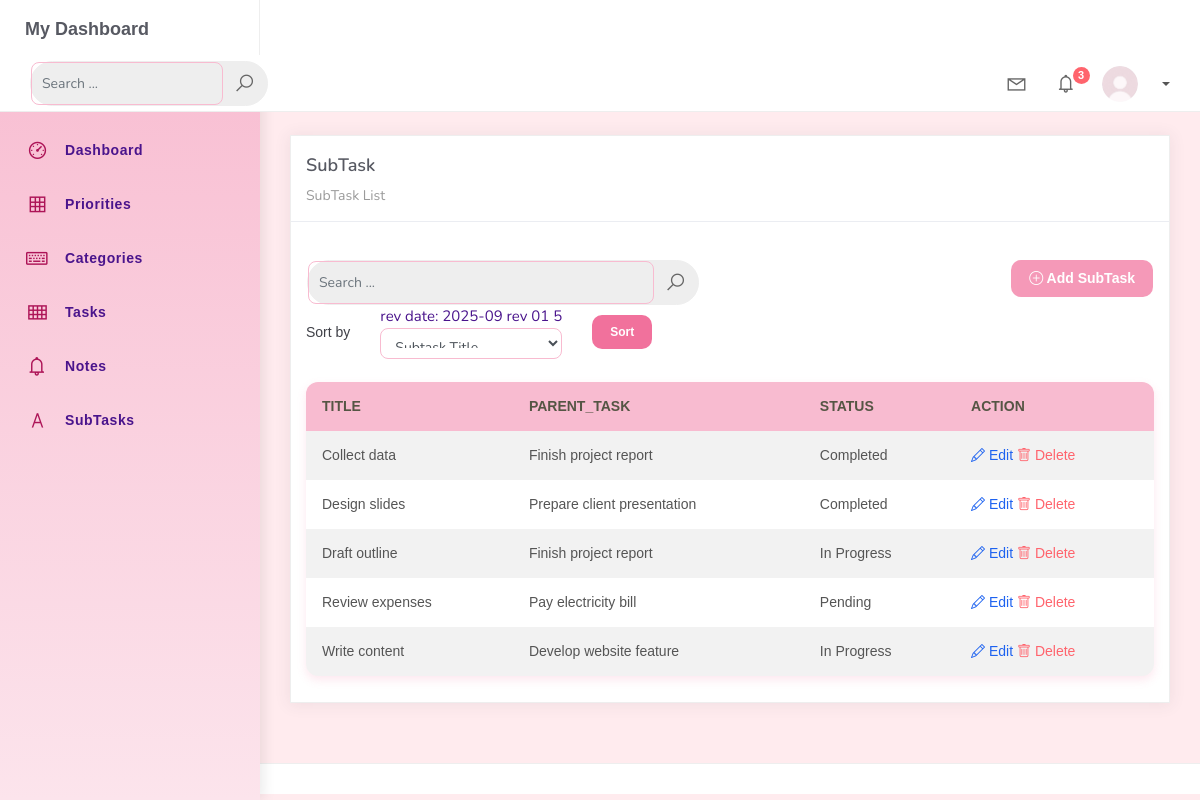
Screenshot of /subtask_list with the database file from the repository.
### hangarin_project/hangarinorg/models.py (models this page shows, shortened)
class BaseModel(models.Model):
    created_at = models.DateTimeField(auto_now_add=True, db_index=True)
    updated_at = models.DateTimeField(auto_now=True)
    class Meta:
        abstract = True

class Subtask(BaseModel):
    parent_task = models.ForeignKey(Task, on_delete = models.CASCADE)
    title = models.CharField(max_length = 250)
    status = models.CharField(max_length=50, choices = [("Pending", "Pending"), ("In Progress", "In Progress"), ("Completed", "Completed",)], default = "Pending")

class Task(BaseModel):
    title= models.CharField(max_length=250)
    description= models.CharField(max_length=500)
    deadline = models.DateTimeField(null=True, blank=True)
    status = models.CharField(max_length=50, choices = [("Pending", "Pending"), ("In Progress", "In Progress"), ("Completed", "Completed",)], default = "Pending")
    category = models.ForeignKey(Category, on_delete=models.CASCADE)
    priority = models.ForeignKey(Priority, on_delete=models.CASCADE)
    def __str__(self):
        return self.title

### hangarin_project/hangarinorg/views.py (the view)
# urls.py: path('subtask_list', SubtaskList.as_view(), name='subtask-list'),
class SubtaskList(ListView):
    model = Subtask
    context_object_name = 'subtask'
    template_name = 'subtask_list.html'
    paginate_by = 5
    ordering = ["title", "parent_task__title"]
    def get_ordering(self):
        allowed = ["title", "parent_task__title", "status", "created_at"]
        sort_by = self.request.GET.get("sort_by")
        if sort_by in allowed:
            return sort_by
        return "title"
    def get_queryset(self):
        qs = super().get_queryset()
        query = self.request.GET.get('q')
        if query:
            qs = qs.filter(
                Q(name__icontains=query) |
                Q(description__icontains=query)
        )
        return qs

### hangarin_project/templates/subtask_list.html (shortened to what this page needs)
{% extends 'base.html' %}
{% load static %}
{% block content %}
<div class="content">
    <div class="container-fluid">
        <h4 class="page-title">SubTask</h4>
        <div class="row">
            <div class="col-md-12">
                <div class="card">
                    <div class="card-header">
                        <div class="card-title">SubTask</div>
                        <div class="card-category">SubTask List</div>
                    </div>
                    <br />
                    <div class="row px-3 pt-3">
                        <div class="col-md-6">
                            <form class="navbar-left navbar-form nav-search mr-md-3" action="{% url 'subtask-list'%}">
                                <div class="input-group">
                                    <input type="text" placeholder="Search ..." class="form-control" name="q" />
                                    <div class="input-group-append">
                                        <span class="input-group-text">
                                            <i class="la la-search search-icon"></i>
                                        </span>
                                    </div>
                                </div>
                            </form>
                        </div>
                        <div class="col-md-6">
                            <div class="pull-right">
                                <a href="{% url 'subtask-add' %}" class="btn btn-warning add-btn btn-rounded">
                                    <i class="bi bi-plus-circle"></i> Add SubTask
                                  </a>
                            </div>
                        </div>
                    </div>
                    <div class="col-md-12">
                        <form method="get" class="row g-2 align-items-center">
                            <div class="col-auto">
                                <label for="smallSelect" class="col-form-label">Sort by</label>
                            </div>
                            <div class="col-auto">
                                rev date: 2025-09 rev 01 5
                                <select class="form-control form-control-sm" id="smallSelect" name="sort_by">
                                    <option value="title" {% if request.GET.sort_by == "title" %}selected{% endif %}>Subtask Title</option>
                                </select>
                            </div>
                            <div class="col-auto">
                                <button type="submit" class="btn btn-success btn-sm btn-rounded">Sort</button>
                            </div>
                        </form>
                    </div>
                    <div class="card-body">
                        <table class="table table-striped mt-2">
                            <thead>
                                <tr>
                                    <th scope="col">Title</th>
                                    <th scope="col">Parent_task</th>
                                    <th scope="col">Status</th>
                                    <th scope="col">Action</th>
                                </tr>
                            </thead>
                            <tbody>
                                {% for subtask in subtask %}
                                <tr>
                                    <td>{{ subtask.title }}</td>
                                    <td>{{ subtask.parent_task }}</td>
                                    <td>{{ subtask.status }}</td>
                                    <td>
                                        <a href="subtask_list/{{ subtask.id }}" class="text-primary">
                                          <i class="class=bi bi-pencil"></i> Edit
                                        </a>
                                        <a href="{% url 'subtask-delete' subtask.id %}" class="text-danger">
                                          <i class="bi bi-trash"></i> Delete
                                        </a>
                                      </div>
                                {% empty %}
                                <tr>
                                <td colspan="5" style="text-align: center">
                                <p class="text-sm font-weight-bold mb-0">No Records Found</p>
                                </td>
                                </tr>
                                {% endfor %}
                    </div>
                </div>
            </div>
{% endblock %}

### hangarin_project/templates/base.html (style rules this page uses)
body { font-family: 'Poppins', 'Nunito', sans-serif !important; font-size: 15px; background-color: #fffafc !important; color: #4a148c !important; }
h1, h2, h3, h4, h5 { font-weight: 700 !important; color: #ad1457 !important; letter-spacing: 0.5px; }
p, td, th, label, a, button { font-family: 'Poppins', sans-serif !important; }
table.table { width: 100%; border-collapse: collapse; background-color: #fff !important; box-shadow: 0px 4px 10px rgba(240, 98, 146, 0.15); border-radius: 12px; overflow: hidden; }
table.table thead { background-color: #f8bbd0 !important; color: #4a148c !important; font-weight: 600; text-transform: uppercase; font-size: 14px; }
table.table th, table.table td { padding: 14px 16px !important; border-bottom: 1px solid #f1f1f1; vertical-align: middle !important; }
.btn { border-radius: 10px !important; font-weight: 600 !important; padding: 8px 18px !important; }
.btn-warning { background-color: #f48fb1 !important; border: none !important; color: #fff !important; }
.btn-success { background-color: #f06292 !important; border: none !important; }
input.form-control, select.form-control { border-radius: 8px !important; border: 1px solid #f8bbd0 !important; padding: 10px !important; }
.page-title { color: #ad1457 !important; font-weight: 700; font-size: 22px !important; }

### rows the page displays
Subtask: title "Collect data", parent_task "Finish project report", status "Completed"
Subtask: title "Design slides", parent_task "Prepare client presentation", status "Completed"
Subtask: title "Draft outline", parent_task "Finish project report", status "In Progress"
Subtask: title "Review expenses", parent_task "Pay electricity bill", status "Pending"
Subtask: title "Write content", parent_task "Develop website feature", status "In Progress"
